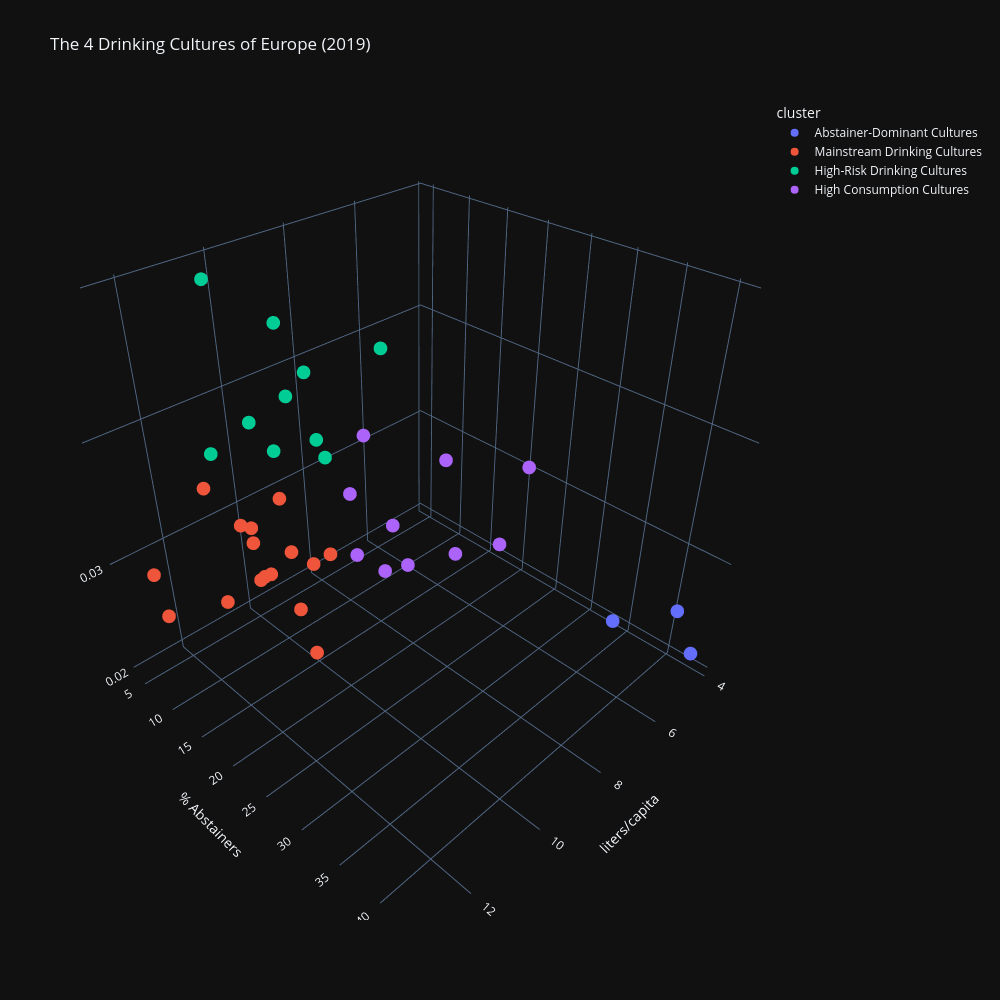

The notebook cell saved with this chart:
### Code cell
fig = px.scatter_3d(cluster_df, 
                    x='liters/capita', 
                    y='abstention_rate', 
                    z='prevalence',
                    color='cluster',
                    hover_name='location',
                    title='The 4 Drinking Cultures of Europe (2019)',
                    template='plotly_dark',
                    width=1000,
                    height=1000,    
                    labels={'val': 'Prevalence (Disorders)', 
                            'liters': 'Liters per Capita', 
                            'abstention_rate': '% Abstainers'})

fig.show()

### Figure 1 — Plotly figure (JSON) as saved in the notebook; plotly's stock layout.template omitted (floating-point values rounded to 4 significant figures)
{"data": [{"hovertemplate": "<b>%{hovertext}</b><br><br>cluster=Abstainer-Dominant Cultures<br>liters/capita=%{x}<br>% Abstainers=%{y}<br>prevalence=%{z}<extra></extra>", "hovertext": ["Albania", "Bosnia and Herzegovina", "North Macedonia"], "legendgroup": "Abstainer-Dominant Cultures", "marker": {"color": "#636efa", "symbol": "circle"}, "mode": "markers", "name": "Abstainer-Dominant Cultures", "scene": "scene", "showlegend": true, "type": "scatter3d", "x": [4.217, 5.083, 4.385], "y": [33.65, 42.65, 43.42], "z": [0.02014, 0.02709, 0.02183]}, {"hovertemplate": "<b>%{hovertext}</b><br><br>cluster=Mainstream Drinking Cultures<br>liters/capita=%{x}<br>% Abstainers=%{y}<br>prevalence=%{z}<extra></extra>", "hovertext": ["Andorra", "Bulgaria", "Croatia", "Czechia", "Estonia", "France", "Germany", "Hungary", "Latvia", "Lithuania", "Luxembourg", "Republic of Moldova", "Romania", "Slovakia", "Slovenia", "Spain"], "legendgroup": "Mainstream Drinking Cultures", "marker": {"color": "#EF553B", "symbol": "circle"}, "mode": "markers", "name": "Mainstream Drinking Cultures", "scene": "scene", "showlegend": true, "type": "scatter3d", "x": [10.53, 10.73, 10.16, 13.05, 11.26, 11.13, 10.82, 10.89, 12.91, 10.62, 10.97, 9.054, 10.77, 10.17, 10.3, 9.923], "y": [10.24, 19.01, 16.23, 10.57, 7.896, 12.93, 10.86, 13.74, 7.94, 7.666, 4.372, 12.73, 11.07, 12.91, 12.6, 12.1], "z": [0.02664, 0.02376, 0.02968, 0.02807, 0.02457, 0.03322, 0.03056, 0.02906, 0.03032, 0.03055, 0.0332, 0.02712, 0.02714, 0.02941, 0.03423, 0.02306]}, {"hovertemplate": "<b>%{hovertext}</b><br><br>cluster=High-Risk Drinking Cultures<br>liters/capita=%{x}<br>% Abstainers=%{y}<br>prevalence=%{z}<extra></extra>", "hovertext": ["Austria", "Belarus", "Belgium", "Denmark", "Ireland", "Poland", "Portugal", "Sweden", "Switzerland", "United Kingdom"], "legendgroup": "High-Risk Drinking Cultures", "marker": {"color": "#00cc96", "symbol": "circle"}, "mode": "markers", "name": "High-Risk Drinking Cultures", "scene": "scene", "showlegend": true, "type": "scatter3d", "x": [11.45, 10.25, 8.93, 9.233, 10.61, 10.83, 9.948, 7.263, 8.59, 9.953], "y": [10.14, 12.14, 12.2, 11.6, 6.412, 12.51, 12.84, 12.44, 9.106, 12.09], "z": [0.03876, 0.0379, 0.03546, 0.04249, 0.04928, 0.04103, 0.04192, 0.04224, 0.03548, 0.04698]}, {"hovertemplate": "<b>%{hovertext}</b><br><br>cluster=High Consumption Cultures<br>liters/capita=%{x}<br>% Abstainers=%{y}<br>prevalence=%{z}<extra></extra>", "hovertext": ["Cyprus", "Finland", "Greece", "Iceland", "Italy", "Malta", "Netherlands", "Norway", "Russian Federation", "Ukraine"], "legendgroup": "High Consumption Cultures", "marker": {"color": "#ab63fa", "symbol": "circle"}, "mode": "markers", "name": "High Consumption Cultures", "scene": "scene", "showlegend": true, "type": "scatter3d", "x": [5.333, 8.24, 6.316, 7.52, 7.817, 6.845, 8.127, 6.433, 7.27, 5.783], "y": [21.39, 12.0, 18.93, 10.79, 14.95, 11.67, 12.1, 12.12, 31.22, 15.09], "z": [0.02495, 0.03113, 0.02475, 0.03488, 0.02411, 0.02566, 0.02511, 0.02097, 0.03859, 0.03155]}], "layout": {"height": 1000, "legend": {"title": {"text": "cluster"}, "tracegroupgap": 0}, "scene": {"domain": {"x": [0, 1], "y": [0, 1]}, "xaxis": {"title": {"text": "liters/capita"}}, "yaxis": {"title": {"text": "% Abstainers"}}, "zaxis": {"title": {"text": "prevalence"}}}, "title": {"text": "The 4 Drinking Cultures of Europe (2019)"}, "width": 1000}}
